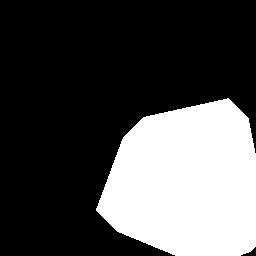
#> input picture images/SPOT.png, 256 x 256 px, found by its file name
$ jupyter execute laplaciano.ipynb
#> lines starting #> are read from the running program, lines starting #| are printed output that depends on the picture; after the words box and inside, x2 and y2 are one past the last pixel; in counts of white or black regions, pixels touching at a corner belong together
[cell 1]
import cv2
import matplotlib.pyplot as plt
import numpy as np
from skimage.filters import laplace
from skimage import exposure
from skimage.filters import gaussian
from skimage.filters import sobel_h, sobel_v, sobel

## Visualización

[cell 2]
spot= cv2.imread('images\SPOT.png',0).astype(np.int16)
#> spot: shape (256, 256) int16; 30.2% white; 1 white region, box (x1, y1, x2, y2) and area: (96, 98, 256, 256) 19820
plt.imshow(spot,cmap='gray', vmin=0, vmax=255)
plt.axis('off')

[cell 3]
hist=cv2.calcHist([spot.astype(np.uint8)],[0],None,[256],[0,256])
#> hist = 256 values, max 45716 at index 0, min 0 at index 1, mean 256
plt.plot(hist)
#> figure, not shown here; curve peaks at x = 0, y = 45716

## Filtro Laplaciano

[cell 4]
img_l = laplace(spot, ksize=3)
img_l = np.absolute(img_l)
plt.imshow(img_l,cmap='gray')
plt.axis('off')

[cell 5]
hist=cv2.calcHist([img_l.astype(np.uint8)],[0],None,[256],[0,256])
#> hist = 256 values, max 65536 at index 0, min 0 at index 1, mean 256
plt.plot(hist)
#> figure, not shown here; curve peaks at x = 0, y = 65536

[cell 6]
rescaled_img = exposure.rescale_intensity(img_l, in_range=(np.min(img_l), np.max(img_l)), out_range=(0,255))
plt.imshow(rescaled_img, cmap='gray')
plt.axis('off')

[cell 7]
hist=cv2.calcHist([rescaled_img.astype(np.uint8)],[0],None,[256],[0,256])
#> hist = 256 values, max 64878 at index 0, min 0 at index 1, mean 256
plt.plot(hist)
#> figure, not shown here; curve peaks at x = 0, y = 64878

### ¿Cómo es la respuesta del Laplaciano en las regiones homogéneas de la imagen y en los contornos? ¿A qué se debe este resultado?

El laplaciano acentúa los contornos de la imágen mientras que ignora las partes de color homogénea. Esto se debe a que por naturaleza el laplaciano trabaja con la segunda derivada espacial de la imagen, resultando en máximos los lugares en los que se da un cambio de color y en valores cercanos a cero donde no hay cambios. Debido a que, los cambios de color demarcan los contornos, estos son resaltados.

## Operador LoG (Laplacian of Gaussian)

[cell 8]
img_s = gaussian(spot, sigma=0, preserve_range=True)
plt.imshow(img_s,cmap='gray')
plt.axis('off')

[cell 9]
img_l = laplace(img_s, ksize=3)
img_l = np.absolute(img_l)
plt.imshow(img_l,cmap='gray')
plt.axis('off')

[cell 10]
hist=cv2.calcHist([img_l.astype(np.uint8)],[0],None,[256],[0,256])
plt.plot(hist)
#> figure, not shown here; curve peaks at x = 0, y = 64878

[cell 11]
rescaled_img = exposure.rescale_intensity(img_l, in_range=(np.min(img_l), np.max(img_l)), out_range=(0, 255))
plt.imshow(rescaled_img, cmap='gray')
plt.axis('off')

[cell 12]
hist=cv2.calcHist([rescaled_img.astype(np.uint8)],[0],None,[256],[0,256])
plt.plot(hist)
#> figure, not shown here; curve peaks at x = 0, y = 64878

### ¿Cómo es la respuesta de este LoG con respecto al Laplaciano sin filtrado previo del ejercicio anterior? ¿A qué se debe este resultado?
El nuevo resultado se ve practicamente igual al del ejercicio anterior. Esto se debe a que al asignar sigma=0 eliminamos el suavisador y conservamos el ruido.

[cell 13]
img_s = gaussian(spot, sigma=1, preserve_range=True)
plt.imshow(img_s,cmap='gray')
plt.axis('off')

[cell 14]
img_l = laplace(img_s, ksize=3)
img_l = np.absolute(img_l)
plt.imshow(img_l,cmap='gray')
plt.axis('off')
plt.show()
hist=cv2.calcHist([img_l.astype(np.uint8)],[0],None,[256],[0,256])
#> hist = 256 values, max 62932 at index 0, min 0 at index 7, mean 256
plt.plot(hist)
plt.show()
#> figure, not shown here; curve peaks at x = 0, y = 62932

[cell 15]
rescaled_img = exposure.rescale_intensity(img_l, in_range=(np.min(img_l), np.max(img_l)), out_range=(0, 255))
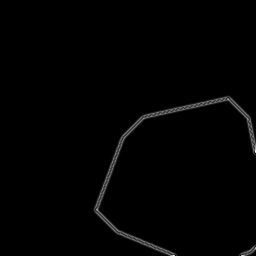
#> rescaled_img: shape (256, 256) float64; min 0, max 255, mean 2.2
plt.imshow(rescaled_img, cmap='gray')
plt.axis('off')
plt.show()
hist=cv2.calcHist([rescaled_img.astype(np.uint8)],[0],None,[256],[0,256])
#> hist = 256 values, max 62809 at index 0, min 0 at index 12, mean 256
plt.plot(hist)
plt.show()
#> figure, not shown here; curve peaks at x = 0, y = 62809

### ¿Cómo es la respuesta de este LoG con respecto al Laplaciano sin filtrado previo del ejercicio anterior? ¿A qué se debe este resultado?
Al usar un ruido Gausseano de 1 se resuce tanto la nitidez de la imagen como el ruido de la misma. Esto genera que los contornos sean más gruesos y continuos. Esto pasa ya que el ruido Gausseano reduce la frecuencia antes del cálculo de la segunda derivada con el laplaceano, reduciendo las falsas detecciones y haciendo que el histograma muestre mayores valores en x.

[cell 16]
img_s = gaussian(spot, sigma=2, preserve_range=True)
plt.imshow(img_s,cmap='gray')
plt.axis('off')

[cell 17]
img_l = laplace(img_s, ksize=3)
img_l = np.absolute(img_l)
plt.imshow(img_l,cmap='gray')
plt.axis('off')
plt.show()
hist=cv2.calcHist([img_l.astype(np.uint8)],[0],None,[256],[0,256])
#> hist = 256 values, max 61328 at index 0, min 0 at index 24, mean 256
plt.plot(hist)
plt.show()
#> figure, not shown here; curve peaks at x = 0, y = 61328

[cell 18]
rescaled_img = exposure.rescale_intensity(img_l, in_range=(img_l.min(), img_l.max()), out_range=(0, 255))
plt.imshow(rescaled_img, cmap='gray')
plt.axis('off')
plt.show()
hist=cv2.calcHist([rescaled_img.astype(np.uint8)],[0],None,[256],[0,256])
#> hist = 256 values, max 60491 at index 0, min 0 at index 91, mean 256
plt.plot(hist)
plt.show()
#> figure, not shown here; curve peaks at x = 0, y = 60491

### ¿Cómo es la respuesta de este LoG? ¿A qué se debe este resultado?
Al usar un ruido Gausseano con sigma=2 la imagen pierde aún más nitidez y ruido. Esto genera contornos aún más gruesos que con sigma=1. Estos bordes pueden resultar demadiado gruesos pues eliminan los detalles, aún así, un sigma de este valor resultaría útil si lo que se busca priorizar es la continuidad del contorno.

## Comparación Sobel

[cell 19]
bruit= cv2.imread('images\BRUIT.png', cv2.IMREAD_GRAYSCALE).astype(np.int16)
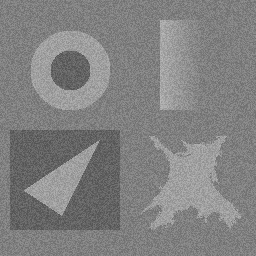
#> input picture images/BRUIT.png, 256 x 256 px, found by its file name
#> bruit: shape (256, 256) int16; min 82, max 186, mean 129.2
plt.imshow(bruit, cmap='gray')
plt.axis('off')

[cell 20]
img_s = gaussian(bruit, sigma=1, preserve_range=True)
plt.imshow(img_s,cmap='gray')
plt.axis('off')

[cell 21]
img_l = laplace(img_s, ksize=3)
img_l = np.absolute(img_l)
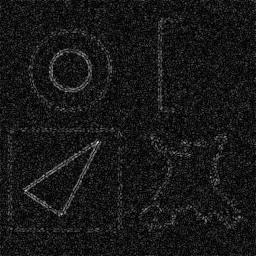
#> img_l: shape (256, 256) float64; min 2.35e-05, max 34, mean 3.2; drawn with min black and max white
plt.imshow(img_l,cmap='gray')
plt.axis('off')
plt.show()
hist=cv2.calcHist([img_l.astype(np.uint8)],[0],None,[256],[0,256])
#> hist = 256 values, max 13086 at index 0, min 0 at index 23, mean 256
plt.plot(hist)
plt.show()
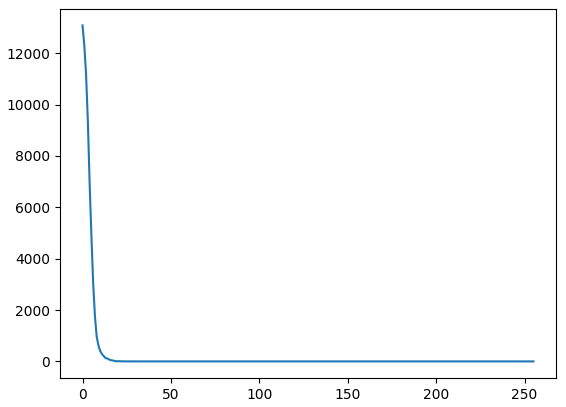
#> figure drawn by matplotlib, 1 panel; curve peaks at x = 0, y = 13086

[cell 22]
rescaled_img = exposure.rescale_intensity(img_l, in_range=(img_l.min(), img_l.max()), out_range=(0, 255))
rescaled_img = rescaled_img.astype(np.uint8)
plt.imshow(rescaled_img, cmap='gray')
plt.axis('off')
plt.show()
hist=cv2.calcHist([rescaled_img],[0],None,[256],[0,256])
#> hist = 256 values, max 1814 at index 3, min 0 at index 140, mean 256
plt.plot(hist)
plt.show()
#> figure, not shown here; curve peaks at x = 3, y = 1814

[cell 23]
converted = bruit.astype(np.int32)
converted.dtype
img_sh = sobel_h(converted)
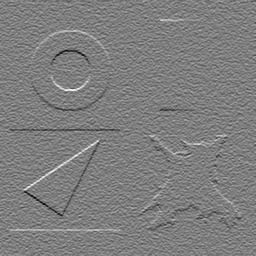
#> img_sh: shape (256, 256) float64; min -3.69e-08, max 3.75e-08, mean 1.28e-12; drawn with min black and max white
plt.imshow(img_sh, cmap='gray')
plt.axis('off')
plt.show()
img_sv = sobel_v(converted)
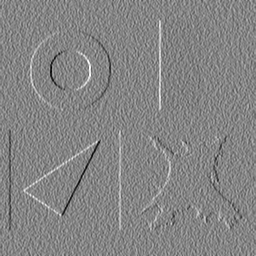
#> img_sv: shape (256, 256) float64; min -3.63e-08, max 3.33e-08, mean -2.4e-12; drawn with min black and max white
plt.imshow(img_sv, cmap='gray')
plt.axis('off')
plt.show()
sobel_img = sobel(converted)
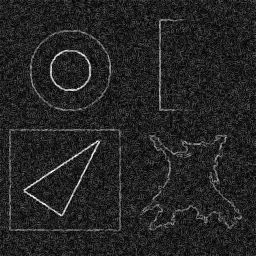
#> sobel_img: shape (256, 256) float64; min 0, max 2.83e-08, mean 4.09e-09; drawn with min black and max white
plt.imshow(sobel_img, cmap='gray')
plt.axis('off')
plt.show()
hist=cv2.calcHist([sobel_img.astype(np.uint8)],[0],None,[256],[0,256])
#> hist = 256 values, max 65536 at index 0, min 0 at index 1, mean 256
plt.plot(hist)
plt.show()

[cell 24]
rescaled_img = exposure.rescale_intensity(sobel_img, in_range=(sobel_img.min(), sobel_img.max()), out_range=(0, 255))
rescaled_img = rescaled_img.astype(np.uint8)
plt.imshow(rescaled_img, cmap='gray')
plt.axis('off')
plt.show()
hist=cv2.calcHist([rescaled_img],[0],None,[256],[0,256])
#> hist = 256 values, max 1533 at index 31, min 0 at index 211, mean 256
plt.plot(hist)
plt.show()
#> figure, not shown here; curve peaks at x = 31, y = 1533

### ¿En cuál de las dos imágenes es más fácil detectar los contornos. ¿Por qué ? ¿Cómo afecta el ruido la detección de los contornos en cada caso?

Aunque tanto LoG como Sobel entrengan resultados de calidad similar, a mi parecer Sobel entrega mejores resultados. Esto se puede deber a que LoG resalta cambios de curvatura y suele requerir detección de cero-cruces o reescalado para obtener contornos binarios.

Sobel aumenta las falsas detecciones por ruido, esto se puede mitigar con suavizado. El Laplaciano sin suavizado es muy sensible al ruido; el LoG reduce este efecto según el valor de sigma.

## Realce Laplaciano

[cell 25]
film= cv2.imread('images\FILM.png', cv2.IMREAD_GRAYSCALE).astype(np.int16)
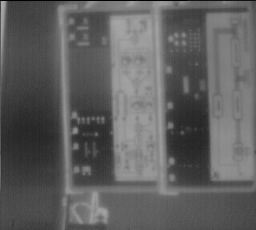
#> input picture images/FILM.png, 256 x 230 px, found by its file name
#> film: shape (230, 256) int16; min 0, max 169, mean 95.5
plt.imshow(film, cmap='gray')
plt.axis('off')
plt.show()
hist=cv2.calcHist([film.astype(np.uint8)],[0],None,[256],[0,256])
#> hist = 256 values, max 1062 at index 74, min 0 at index 1, mean 230
plt.plot(hist)
plt.show()
#> figure, not shown here; curve peaks at x = 74, y = 1062

[cell 26]
img_s = gaussian(film, sigma=1, preserve_range=True)
#> img_s: shape (230, 256) float64
plt.imshow(img_s,cmap='gray')
plt.axis('off')

[cell 27]
img_l = laplace(img_s, ksize=3)
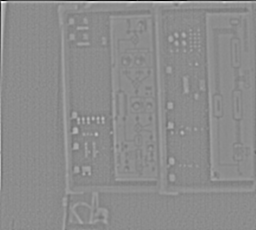
#> img_l: shape (230, 256) float64; min -61.65, max 50.18, mean 0; drawn with min black and max white
img_l = np.absolute(img_l)
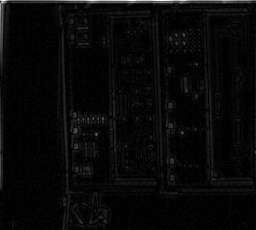
#> img_l: shape (230, 256) float64; min 0.000143, max 61.65, mean 2.1; drawn with min black and max white
plt.imshow(img_l,cmap='gray')
plt.axis('off')
plt.show()
hist=cv2.calcHist([img_l.astype(np.uint8)],[0],None,[256],[0,256])
#> hist = 256 values, max 27312 at index 0, min 0 at index 44, mean 230
plt.plot(hist)
plt.show()

[cell 28]
rescaled_img = exposure.rescale_intensity(img_l, in_range=(img_l.min(), img_l.max()), out_range=(0, 255))
rescaled_img = rescaled_img.astype(np.uint8)
plt.imshow(rescaled_img, cmap='gray')
plt.axis('off')
plt.show()
hist=cv2.calcHist([rescaled_img],[0],None,[256],[0,256])
#> hist = 256 values, max 7514 at index 0, min 0 at index 133, mean 230
plt.plot(hist)
plt.show()
